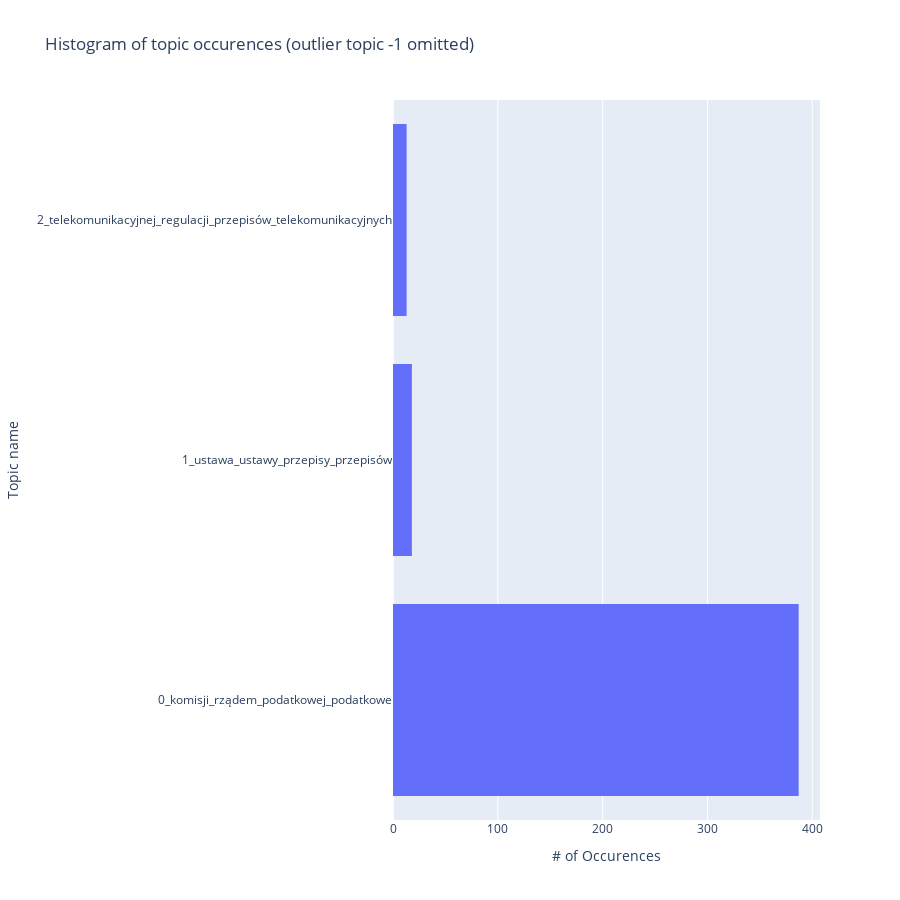

The code cell stored with this chart in its notebook:
### Code cell
ignore_outlier = True
topic_info_df = topic_model.get_topic_info()
if (ignore_outlier):
    topic_info_df = topic_info_df.loc[topic_info_df.Topic != -1]

fig = px.histogram(y=topic_info_df['Name'], x=topic_info_df['Count'], orientation='h', title='Histogram of topic occurences' + (' (outlier topic -1 omitted)' if ignore_outlier else ''))
fig.update_layout(height=900)
fig.update_xaxes(title_text='# of Occurences')

# Update y-axis label
fig.update_yaxes(title_text='Topic name')
fig.show()

### Figure 1 — Plotly figure (JSON) as saved in the notebook; plotly's stock layout.template omitted (floating-point values rounded to 4 significant figures)
{"data": [{"alignmentgroup": "True", "bingroup": "y", "histfunc": "sum", "hovertemplate": "sum of x=%{x}<br>y=%{y}<extra></extra>", "legendgroup": "", "marker": {"color": "#636efa", "pattern": {"shape": ""}}, "name": "", "offsetgroup": "", "orientation": "h", "showlegend": false, "type": "histogram", "x": [387, 18, 13], "xaxis": "x", "y": ["0_komisji_rządem_podatkowej_podatkowe", "1_ustawa_ustawy_przepisy_przepisów", "2_telekomunikacyjnej_regulacji_przepisów_telekomunikacyjnych"], "yaxis": "y"}], "layout": {"barmode": "relative", "height": 900, "legend": {"tracegroupgap": 0}, "title": {"text": "Histogram of topic occurences (outlier topic -1 omitted)"}, "xaxis": {"anchor": "y", "domain": [0, 1], "title": {"text": "# of Occurences"}}, "yaxis": {"anchor": "x", "domain": [0, 1], "title": {"text": "Topic name"}}}}
